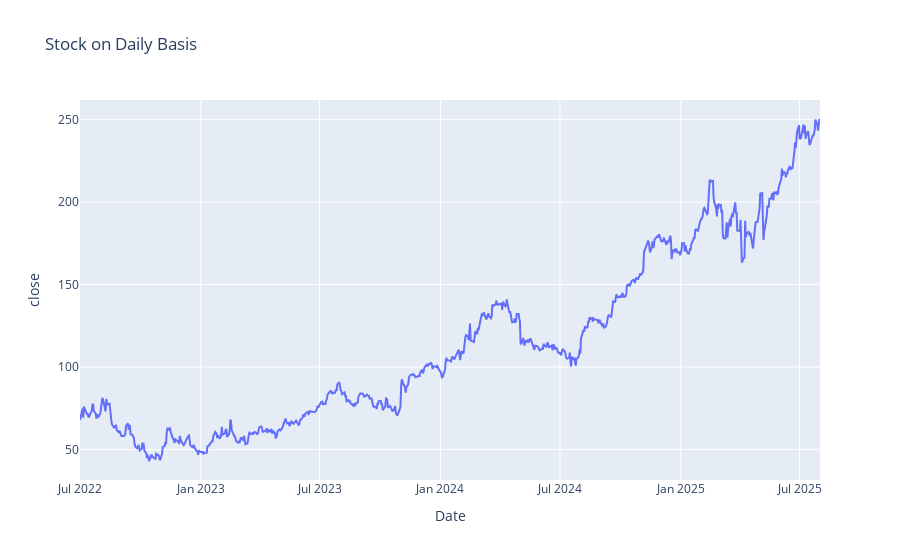

Notebook code for this chart:
### Markdown cell above
### Check the chart

### Code cell
fig = px.line(df_stock, x="date", y="close", title="Stock on Daily Basis", 
              labels={"date": "Date"})

fig.show()

### Figure 1 — Plotly figure (JSON) as saved in the notebook; plotly's stock layout.template omitted (floating-point values rounded to 4 significant figures; data arrays with more than 128 entries replaced by an {"elided": "..."} marker saying what was removed)
{"data": [{"hovertemplate": "Date=%{x}<br>close=%{y}<extra></extra>", "legendgroup": "", "line": {"color": "#636efa", "dash": "solid"}, "marker": {"symbol": "circle"}, "mode": "lines", "name": "", "orientation": "v", "showlegend": false, "type": "scatter", "x": {"elided": "771 str values"}, "xaxis": "x", "y": {"elided": "771 float values"}, "yaxis": "y"}], "layout": {"legend": {"tracegroupgap": 0}, "title": {"text": "Stock on Daily Basis"}, "xaxis": {"anchor": "y", "domain": [0, 1], "title": {"text": "Date"}}, "yaxis": {"anchor": "x", "domain": [0, 1], "title": {"text": "close"}}}}
